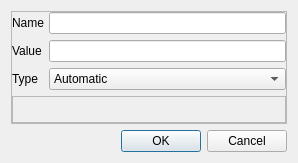
<?xml version="1.0" encoding="UTF-8"?>
<ui version="4.0">
 <class>SourceAddition</class>
 <widget class="QDialog" name="SourceAddition">
  <property name="geometry">
   <rect>
    <x>0</x>
    <y>0</y>
    <width>298</width>
    <height>163</height>
   </rect>
  </property>
  <property name="sizePolicy">
   <sizepolicy hsizetype="Fixed" vsizetype="Fixed">
    <horstretch>0</horstretch>
    <verstretch>0</verstretch>
   </sizepolicy>
  </property>
  <property name="windowTitle">
   <string>Dialog</string>
  </property>
  <layout class="QVBoxLayout" name="verticalLayout">
   <item>
    <widget class="QFrame" name="frame_2">
     <property name="sizePolicy">
      <sizepolicy hsizetype="Preferred" vsizetype="Preferred">
       <horstretch>0</horstretch>
       <verstretch>0</verstretch>
      </sizepolicy>
     </property>
     <property name="frameShape">
      <enum>QFrame::StyledPanel</enum>
     </property>
     <property name="frameShadow">
      <enum>QFrame::Raised</enum>
     </property>
     <layout class="QGridLayout" name="gridLayout">
      <property name="leftMargin">
       <number>0</number>
      </property>
      <property name="topMargin">
       <number>0</number>
      </property>
      <property name="rightMargin">
       <number>0</number>
      </property>
      <property name="bottomMargin">
       <number>0</number>
      </property>
      <property name="horizontalSpacing">
       <number>5</number>
      </property>
      <item row="0" column="0">
       <widget class="QLabel" name="label">
        <property name="text">
         <string>Name</string>
        </property>
       </widget>
      </item>
      <item row="1" column="0">
       <widget class="QLabel" name="label_2">
        <property name="text">
         <string>Value</string>
        </property>
       </widget>
      </item>
      <item row="2" column="1">
       <widget class="QComboBox" name="cb_sourceType">
        <property name="sizePolicy">
         <sizepolicy hsizetype="Expanding" vsizetype="Fixed">
          <horstretch>0</horstretch>
          <verstretch>0</verstretch>
         </sizepolicy>
        </property>
        <item>
         <property name="text">
          <string>Automatic</string>
         </property>
        </item>
        <item>
         <property name="text">
          <string>Manual</string>
         </property>
        </item>
       </widget>
      </item>
      <item row="2" column="0">
       <widget class="QLabel" name="label_3">
        <property name="text">
         <string>Type</string>
        </property>
       </widget>
      </item>
      <item row="1" column="1">
       <widget class="QLineEdit" name="edit_sourceValue"/>
      </item>
      <item row="0" column="1">
       <widget class="QLineEdit" name="edit_sourceName"/>
      </item>
      <item row="3" column="0" colspan="2">
       <widget class="QFrame" name="frame">
        <property name="frameShape">
         <enum>QFrame::StyledPanel</enum>
        </property>
        <property name="frameShadow">
         <enum>QFrame::Raised</enum>
        </property>
       </widget>
      </item>
     </layout>
    </widget>
   </item>
   <item>
    <widget class="QDialogButtonBox" name="buttonBox">
     <property name="orientation">
      <enum>Qt::Horizontal</enum>
     </property>
     <property name="standardButtons">
      <set>QDialogButtonBox::Cancel|QDialogButtonBox::Ok</set>
     </property>
    </widget>
   </item>
  </layout>
 </widget>
 <resources/>
 <connections>
  <connection>
   <sender>buttonBox</sender>
   <signal>accepted()</signal>
   <receiver>SourceAddition</receiver>
   <slot>accept()</slot>
   <hints>
    <hint type="sourcelabel">
     <x>248</x>
     <y>254</y>
    </hint>
    <hint type="destinationlabel">
     <x>157</x>
     <y>274</y>
    </hint>
   </hints>
  </connection>
  <connection>
   <sender>buttonBox</sender>
   <signal>rejected()</signal>
   <receiver>SourceAddition</receiver>
   <slot>reject()</slot>
   <hints>
    <hint type="sourcelabel">
     <x>316</x>
     <y>260</y>
    </hint>
    <hint type="destinationlabel">
     <x>286</x>
     <y>274</y>
    </hint>
   </hints>
  </connection>
 </connections>
</ui>
